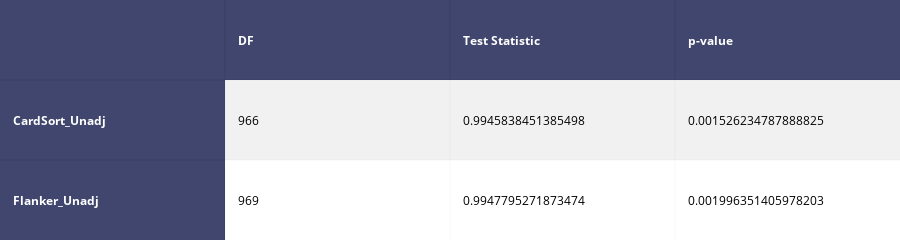

The code cell stored with this chart in its notebook:
### Code cell
# Test for normality
x = data_cog_ExFun.CardSort_Unadj.dropna()
y = data_cog_ExFun.Flanker_Unadj.dropna()

shapiro_results_x = scipy.stats.shapiro(x)
shapiro_results_y = scipy.stats.shapiro(y)

matrix_sw = [
    ['', 'DF', 'Test Statistic', 'p-value'],
    ['CardSort_Unadj', len(x) - 1, shapiro_results_x[0], shapiro_results_x[1]],
    ['Flanker_Unadj', len(y) - 1, shapiro_results_y[0], shapiro_results_y[1]]
]

shapiro_table = FF.create_table(matrix_sw, index=True)
iplot(shapiro_table, filename='shapiro-table')
# plot  dist
sns.jointplot(x="CardSort_Unadj", y="Flanker_Unadj",data=data_cog_ExFun.dropna(),kind="reg");

### Figure 1 — Plotly figure (JSON) as saved in the notebook; plotly's stock layout.template omitted (floating-point values rounded to 4 significant figures)
{"data": [{"colorscale": [[0, "#00083e"], [0.5, "#ededee"], [1, "#ffffff"]], "hoverinfo": "none", "opacity": 0.75, "showscale": false, "type": "heatmap", "z": [[0, 0, 0, 0], [0, 0.5, 0.5, 0.5], [0, 1, 1, 1]]}], "layout": {"annotations": [{"align": "left", "font": {"color": "#ffffff"}, "showarrow": false, "text": "<b></b>", "x": -0.45, "xanchor": "left", "xref": "x1", "y": 0, "yref": "y1"}, {"align": "left", "font": {"color": "#ffffff"}, "showarrow": false, "text": "<b>DF</b>", "x": 0.55, "xanchor": "left", "xref": "x1", "y": 0, "yref": "y1"}, {"align": "left", "font": {"color": "#ffffff"}, "showarrow": false, "text": "<b>Test Statistic</b>", "x": 1.55, "xanchor": "left", "xref": "x1", "y": 0, "yref": "y1"}, {"align": "left", "font": {"color": "#ffffff"}, "showarrow": false, "text": "<b>p-value</b>", "x": 2.55, "xanchor": "left", "xref": "x1", "y": 0, "yref": "y1"}, {"align": "left", "font": {"color": "#ffffff"}, "showarrow": false, "text": "<b>CardSort_Unadj</b>", "x": -0.45, "xanchor": "left", "xref": "x1", "y": 1, "yref": "y1"}, {"align": "left", "font": {"color": "#000000"}, "showarrow": false, "text": "966", "x": 0.55, "xanchor": "left", "xref": "x1", "y": 1, "yref": "y1"}, {"align": "left", "font": {"color": "#000000"}, "showarrow": false, "text": "0.9945838451385498", "x": 1.55, "xanchor": "left", "xref": "x1", "y": 1, "yref": "y1"}, {"align": "left", "font": {"color": "#000000"}, "showarrow": false, "text": "0.001526234787888825", "x": 2.55, "xanchor": "left", "xref": "x1", "y": 1, "yref": "y1"}, {"align": "left", "font": {"color": "#ffffff"}, "showarrow": false, "text": "<b>Flanker_Unadj</b>", "x": -0.45, "xanchor": "left", "xref": "x1", "y": 2, "yref": "y1"}, {"align": "left", "font": {"color": "#000000"}, "showarrow": false, "text": "969", "x": 0.55, "xanchor": "left", "xref": "x1", "y": 2, "yref": "y1"}, {"align": "left", "font": {"color": "#000000"}, "showarrow": false, "text": "0.9947795271873474", "x": 1.55, "xanchor": "left", "xref": "x1", "y": 2, "yref": "y1"}, {"align": "left", "font": {"color": "#000000"}, "showarrow": false, "text": "0.001996351405978203", "x": 2.55, "xanchor": "left", "xref": "x1", "y": 2, "yref": "y1"}], "height": 140, "margin": {"b": 0, "l": 0, "r": 0, "t": 0}, "xaxis": {"dtick": 1, "gridwidth": 2, "showticklabels": false, "tick0": -0.5, "ticks": "", "zeroline": false}, "yaxis": {"autorange": "reversed", "dtick": 1, "gridwidth": 2, "showticklabels": false, "tick0": 0.5, "ticks": "", "zeroline": false}}}
